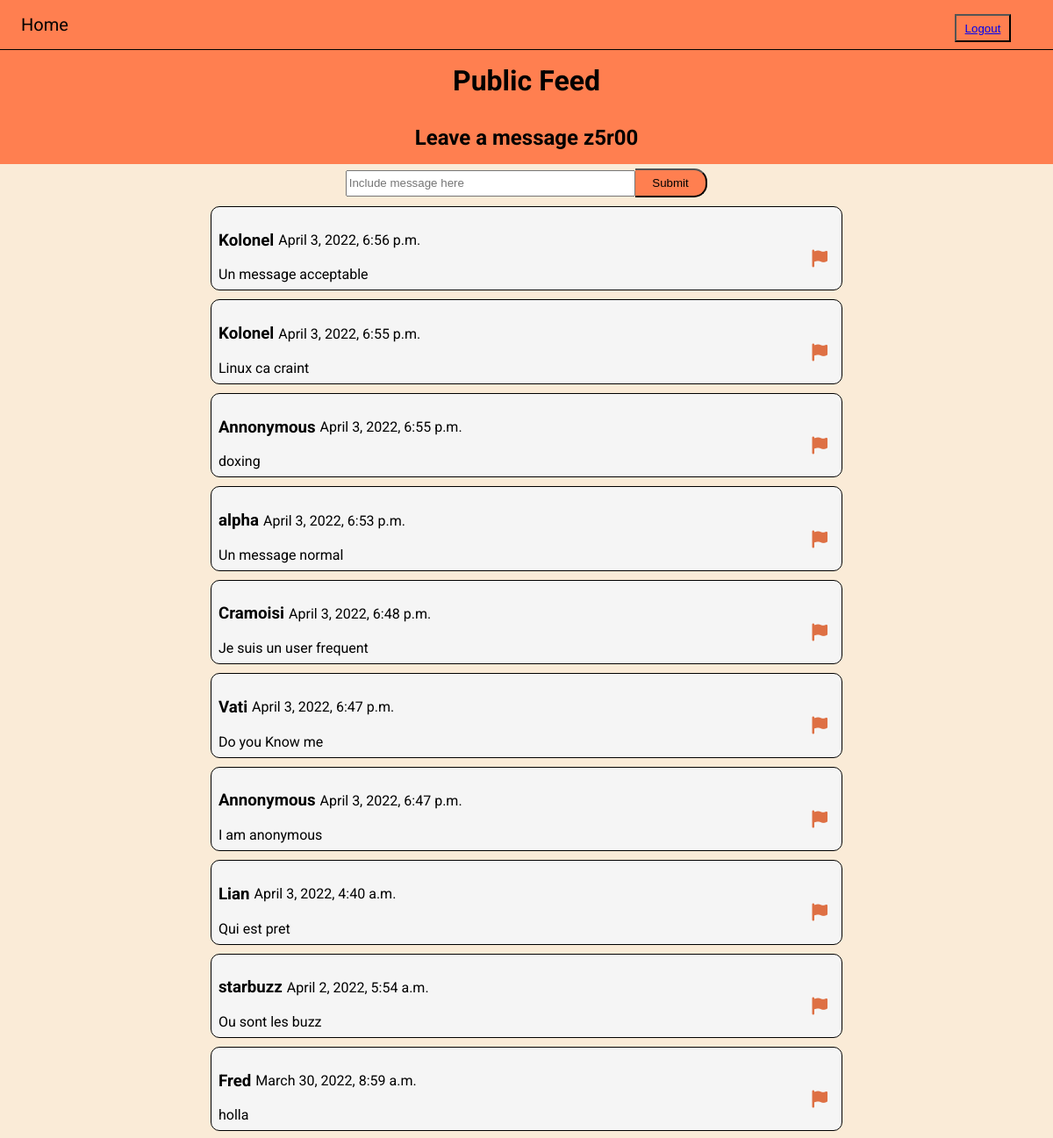
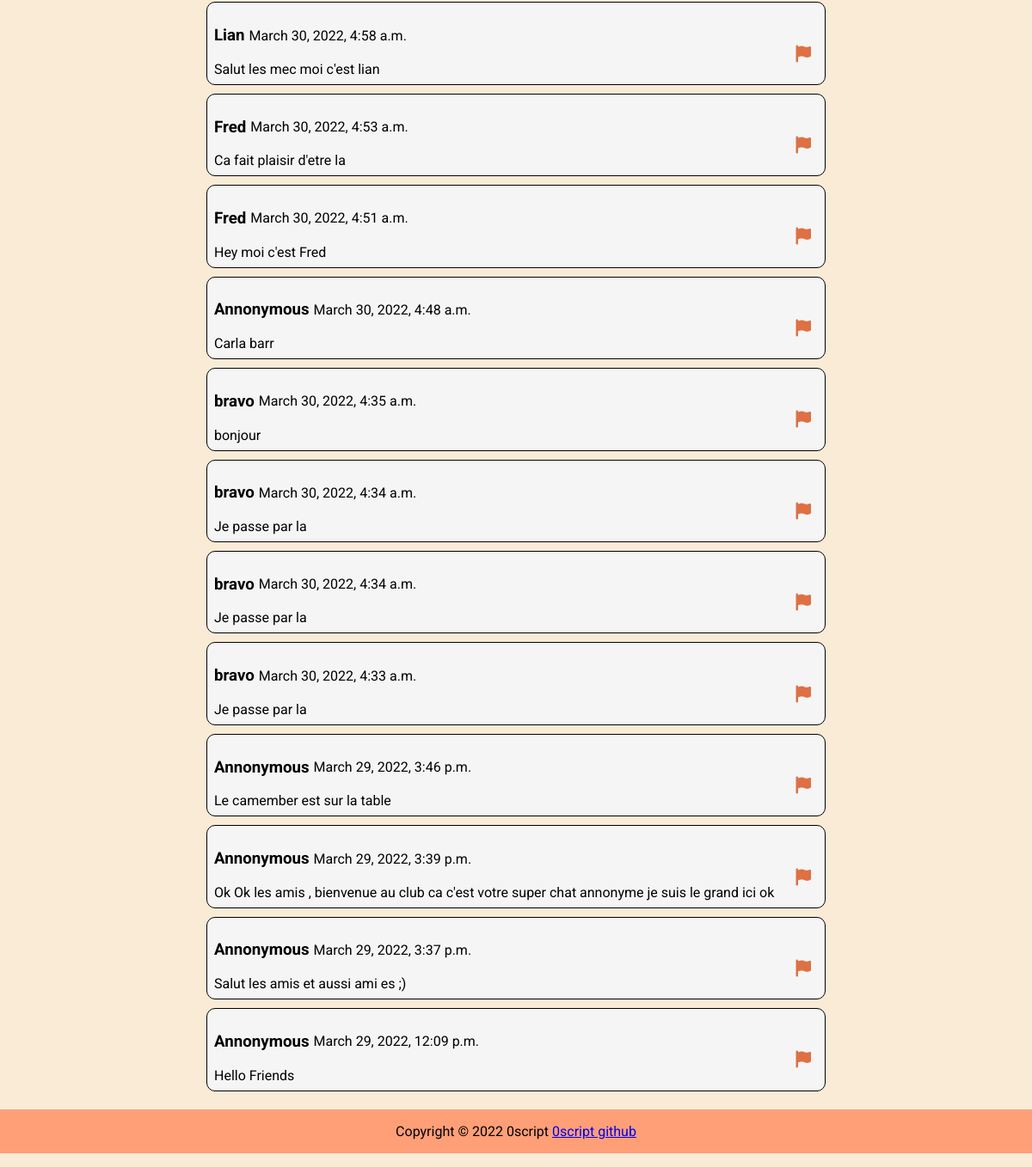
/ (signed in), run on the app's committed database (2 pictures, top to bottom).
### feedapp/models.py (models this page shows, shortened)
class User(AbstractUser):
    tel=models.CharField(max_length=30)
    pass

class Post(models.Model):
    user=models.ForeignKey(settings.AUTH_USER_MODEL, on_delete=models.CASCADE)
    text=models.CharField(max_length=280)
    date_posted=models.DateTimeField(auto_now_add=True)
    reported=models.BooleanField(default=False)
    hidden=models.BooleanField(default=False)
    date_hiden=models.DateTimeField(blank=True,null=True)
    hidden_by=models.ForeignKey(settings.AUTH_USER_MODEL,
        on_delete=models.CASCADE,
        blank=True,
        null=True,
        related_name='Mod Who Hide+')
    class Meta:
        permissions = [('can_hide_post', 'Can hide post')]

### feedapp/views.py (the view)
# urls.py: path('',index_view,name='index'),
def index_view(request,pk='',*args, **kwargs):
    template_name='feedapp/index.html'
    is_mod=False
    if request.user.is_authenticated:
        current_user=get_object_or_404(User,id=request.user.id)
        if is_moderator(request.user):
            is_mod=True
        user={
            'username':request.user.username,
            'id':request.user.id,
            'ismod':is_mod,
        }
    else:
        user={
            'username':'',
            'id':22,
            'ismod':False,
        }
    form=PostMsgForm(request.POST or None)
    posts=Post.objects.filter(hidden=False).order_by('-date_posted').all()
    if form.is_valid():
        Post.objects.create(text=form.cleaned_data['text'],user=User.objects.get(id=user['id']))
    else:
        form=PostMsgForm()
    context={
        'username':user['username'],
        'form':form,
        'ismod':user['ismod'],
        'posts':posts,
    }
    return render(request, template_name,context)

### feedapp/forms.py
class PostMsgForm(forms.Form):
    text=forms.CharField(
        max_length=255,
        required=True,
        label='',
        widget=forms.TextInput(
            attrs={
                'placeholder':'Include message here',
                'type':'input',
                'class':'message',
            }
        )
    )

### feedapp/views.py (called while the page is built)
def is_moderator(user):
    return user.groups.filter(name='Moderators').exists()

### feedapp/templates/feedapp/index.html (shortened to what this page needs)
{% extends 'base.html' %}
    {% block main_title %}Public Feed{% endblock main_title %}
    {% block sub_title %}
        {% if user.username %}
            Leave a message {{ user.username }}
        {% else %}
            Leave a anonymous message ..
        {% endif %}
    {% endblock sub_title %}
    {% block content %}
        <div class="feed-container">
            {% include 'feedapp/postform.html' %}
            {%include 'feedapp/listpost.html' %}
    {% endblock %}

### feedapp/templates/feedapp/listpost.html (shortened to what this page needs)
<div class="contain-feed">
    {% for post in posts  %}
		{% if not post.hidden %}
			<div class="feed">
				<div class="message-header">
					<h3 class="message-title">
						{{post.user}}
					</h3>
					<p class="message-head-info">{{ post.date_posted }}</p>
				</div>
				<div class="message">
					{{ post.text }}
				</div>
				<button title="Report" class="report" id="{{ post.id }}" ><i class="fa-solid fa-flag"></i></button>
			</div>
		{% endif %}
	{% endfor %}

### staticfiles/css/css.css (style rules this page uses)
* { box-sizing: border-box; }
body { font-family: 'Roboto', sans-serif; margin: 0; background-color: antiquewhite; }
div.feed-container { display: flex; flex-direction: column; justify-content: center; align-items: center; width: 100%; }
div.feed { position: relative; border-radius: 10px; padding: 0.5rem; border: solid 1px black; margin: 5px; color: black; background-color: whitesmoke; }
div.message-header { display: flex; flex-direction: row; align-items: center; }
div.message-header h3 { margin-right: 5px; }
div.feed button { border: none; background-color: transparent; outline: none; position: absolute; right: 10px; top: 50%; color: #DE7044; font-size: 20px; }
form.postform input.message { width: 60%; height: 30px; }
div.contain-feed { display: flex; flex-direction: column; justify-content: center; align-items: center; width: 100%; }
div.feed { position: relative; border-radius: 10px; padding: 0.5rem; border: solid 1px black; margin: 5px; color: black; background-color: whitesmoke; width: 60%; }

### data on the page
User: username "z5r00"
Post: user "Kolonel", date_posted "April 3, 2022, 6:56 p.m.", text "Un message acceptable"
Post: user "Kolonel", date_posted "April 3, 2022, 6:55 p.m.", text "Linux ca craint"
Post: user "Annonymous", date_posted "April 3, 2022, 6:55 p.m.", text "doxing"
Post: user "alpha", date_posted "April 3, 2022, 6:53 p.m.", text "Un message normal"
Post: user "Cramoisi", date_posted "April 3, 2022, 6:48 p.m.", text "Je suis un user frequent"
Post: user "Vati", date_posted "April 3, 2022, 6:47 p.m.", text "Do you Know me"
Post: user "Annonymous", date_posted "April 3, 2022, 6:47 p.m.", text "I am anonymous"
Post: user "Lian", date_posted "April 3, 2022, 4:40 a.m.", text "Qui est pret"
Post: user "starbuzz", date_posted "April 2, 2022, 5:54 a.m.", text "Ou sont les buzz"
Post: user "Fred", date_posted "March 30, 2022, 8:59 a.m.", text "holla"
Post: user "Lian", date_posted "March 30, 2022, 4:58 a.m.", text "Salut les mec moi c'est lian"
Post: user "Fred", date_posted "March 30, 2022, 4:53 a.m.", text "Ca fait plaisir d'etre la"
Post: user "Fred", date_posted "March 30, 2022, 4:51 a.m.", text "Hey moi c'est Fred"
Post: user "Annonymous", date_posted "March 30, 2022, 4:48 a.m.", text "Carla barr"
Post: user "bravo", date_posted "March 30, 2022, 4:35 a.m.", text "bonjour"
Post: user "bravo", date_posted "March 30, 2022, 4:34 a.m.", text "Je passe par la"
Post: user "bravo", date_posted "March 30, 2022, 4:34 a.m.", text "Je passe par la"
Post: user "bravo", date_posted "March 30, 2022, 4:33 a.m.", text "Je passe par la"
Post: user "Annonymous", date_posted "March 29, 2022, 3:46 p.m.", text "Le camember est sur la table"
Post: user "Annonymous", date_posted "March 29, 2022, 3:39 p.m.", text "Ok Ok les amis , bienvenue au club ca c'est votre super chat annonyme je suis le grand ici ok"
Post: user "Annonymous", date_posted "March 29, 2022, 3:37 p.m.", text "Salut les amis et aussi ami es ;)"
Post: user "Annonymous", date_posted "March 29, 2022, 12:09 p.m.", text "Hello Friends"
